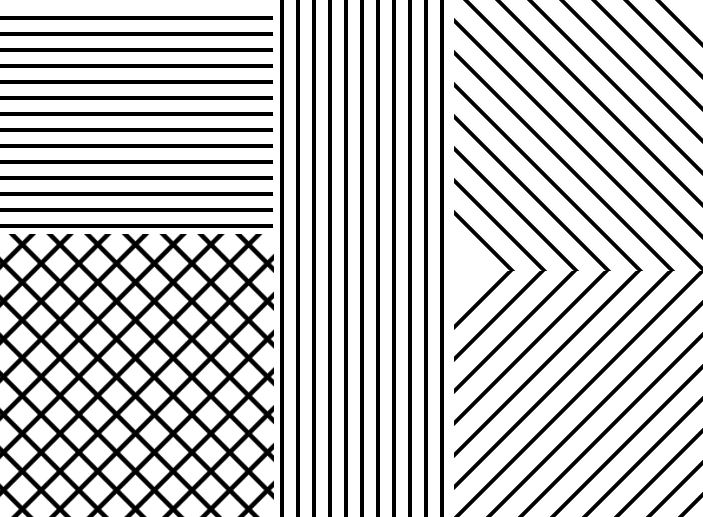
#> input picture Image Processing/Gabor filter/synthetic.jpg, 703 x 517 px
$ python gabor_filter_banks.py   (older library calls are emulated)
#> lines starting #> are read from the running program, lines starting #| are printed output that depends on the picture
import numpy as np
import cv2
import pandas as pd

# Import required libraries

# read image
img = cv2.imread('./synthetic.jpg')  # Read the image file
#> img is the input picture: shape (517, 703, 3); min 0, max 255, mean 195.4

# convert to gray scale
img_gray = cv2.cvtColor(img, cv2.COLOR_BGR2GRAY)  # Convert the image to grayscale

'''
IF you have a multi-channel image, then extract the channel you want to work on insted of converting to gray scale.
for example, if you have a 3-channel image, then you can extract the first channel as follows:
img_gray = img[:,:,0]
'''

# reshape the image
img2 = img_gray.reshape(-1)  # Reshape the grayscale image into a 1D array

# create a dataframe
df = pd.DataFrame()  # Create an empty DataFrame

# add pixel values to the data frame
df['original_image'] = img2  # Add the grayscale image as a column in the DataFrame with the label 'original_image'

# Generate Gabor features

num = 1  # To count numbers up in order to give Gabor features a label in the data frame
kernels = []  # Create an empty list to hold all kernels that we will generate in a loop

for theta in range(2):  # Define number of thetas
    theta = theta / 4. * np.pi  # Convert theta to the corresponding angle in radians

    for sigma in (1, 3):  # Sigma values of 1 and 3
        for lamda in np.arange(0, np.pi, np.pi / 4):  # Range of wavelengths from 0 to pi with step size pi/4
            for gamma in (0.05, 0.5):  # Gamma values of 0.05 and 0.5 . if gamma is close to 1, the Gaussian kernel is almost circular. if gamma is close to 0, the Gaussian kernel is almost elliptical shape.

                gabor_label = 'Gabor' + str(num)  # Label Gabor columns as Gabor1, Gabor2, etc.

                # create gabor kernel
                ksize = 5  # Size of the Gabor filter (n, n)
                kernel = cv2.getGaborKernel((ksize, ksize), sigma, theta, lamda, gamma, psi=0, ktype=cv2.CV_32F)
                kernels.append(kernel)  # Append the generated Gabor kernel to the list

                # Now filter the image and add values to a new column
                fimg = cv2.filter2D(img_gray, cv2.CV_8UC3, kernel)  # Apply the Gabor filter to the grayscale image
                filtered_img = fimg.reshape(-1)  # Reshape the filtered image into a 1D array
                df[gabor_label] = filtered_img  # Add the filtered image values as a new column in the DataFrame with the Gabor label
                print(gabor_label, ': theta=', theta, ': sigma=', sigma, ': lamda=', lamda, ': gamma=', gamma)
                num += 1  # Increment the counter for the Gabor column label
#> after the loop, kernels = 32 items; num = 33

# show images
cv2.imshow('original', img)  # Display the original image
cv2.imshow('filtered', fimg)  # Display the filtered image
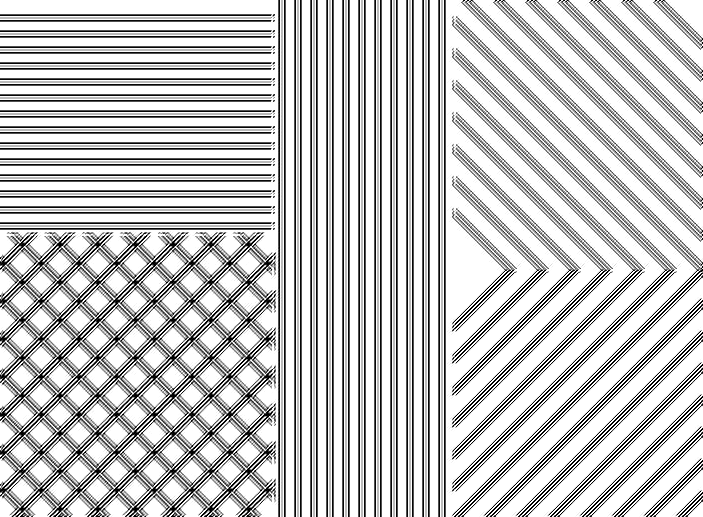
#> window 'filtered': shape (517, 703); min 0, max 255, mean 196.8
cv2.waitKey(0)  # Wait for a key press
cv2.destroyAllWindows()  # Close all the windows

# show the dataframe
print(df.head())  # Display the first few rows of the DataFrame
#> (printed output is left out)

# save the dataframe as csv file
df.to_csv('./Gabor_features.csv')  # Save the DataFrame as a CSV file
